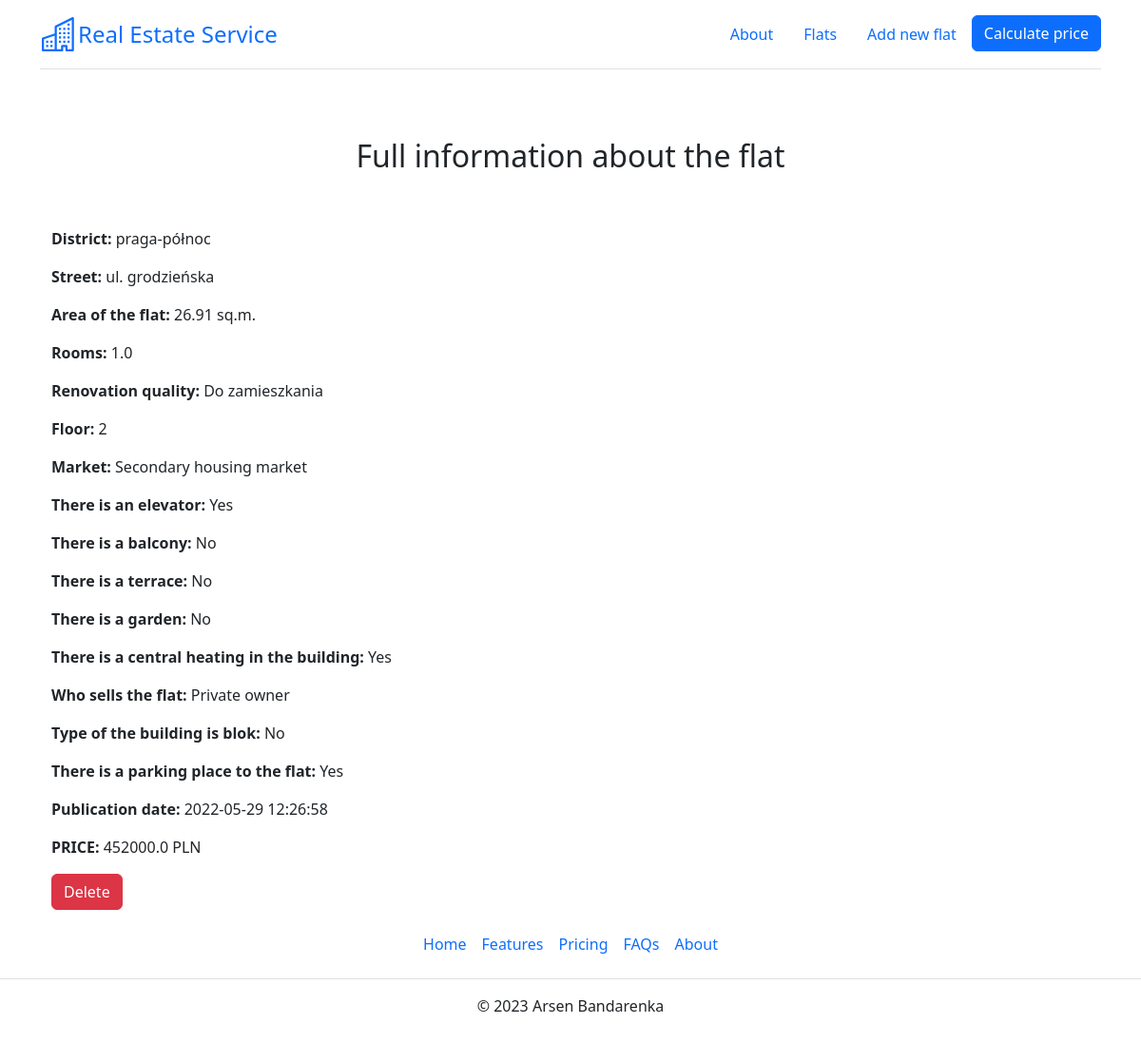
The page /flats/3 on the database as committed earlier.
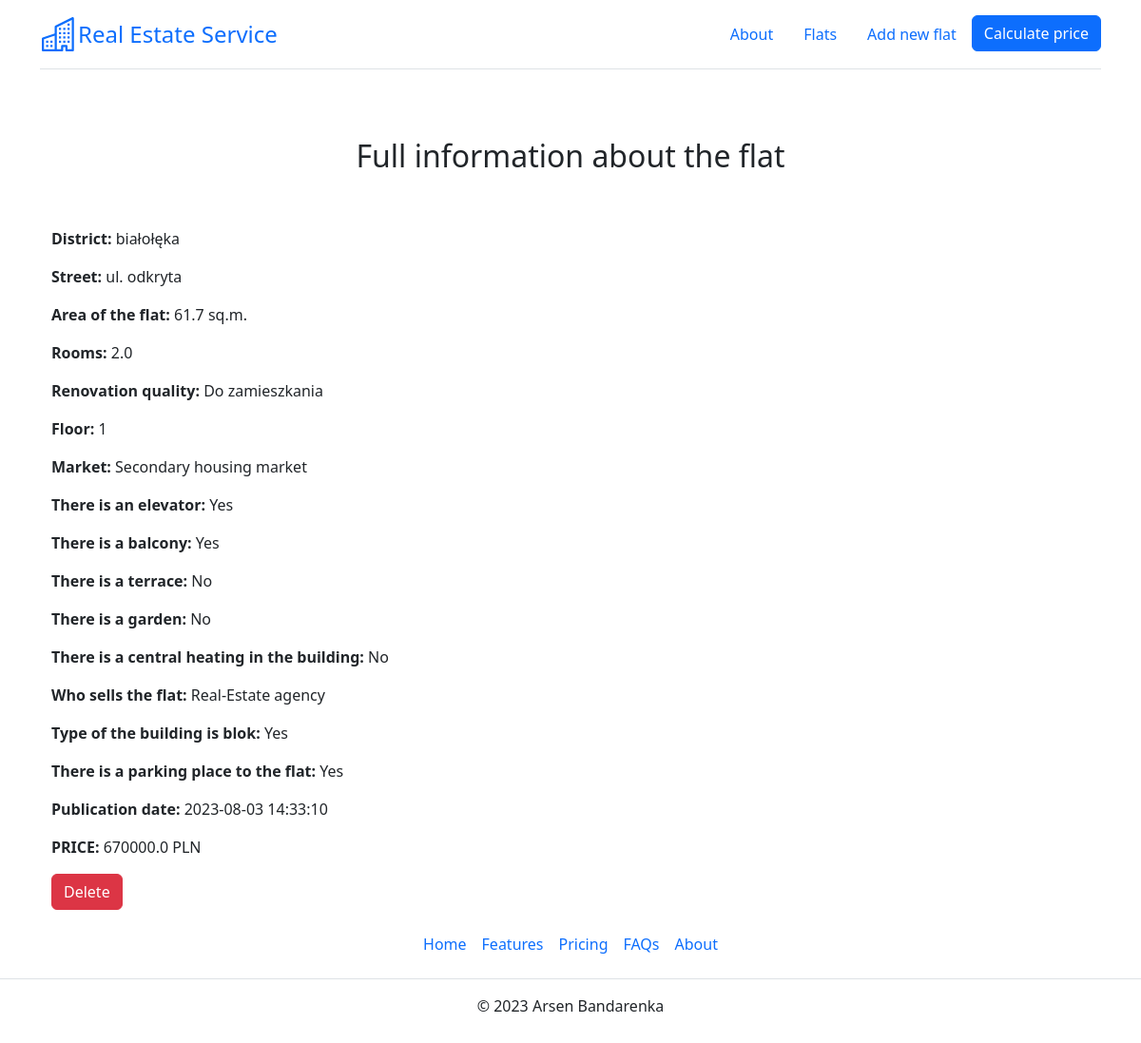
The same page on the database as committed later.
### app.py (models this page shows)
class Flat(db.Model):
    __tablename__ = "flats_load"
    __table_args__ = {'extend_existing': True}
    id = db.Column(db.Integer, primary_key=True, unique=True)
    district = db.Column(db.Text)
    street = db.Column(db.Text)
    price = db.Column(db.Float)
    area = db.Column(db.Float)
    rooms = db.Column(db.Integer)
    renovation = db.Column(db.Integer)
    floor = db.Column(db.Integer)
    market = db.Column(db.Integer)
    elevator = db.Column(db.Integer)
    balcony = db.Column(db.Integer)
    terrace = db.Column(db.Integer)
    garden = db.Column(db.Integer)
    central_heating = db.Column(db.Integer)
    seller = db.Column(db.Integer)
    blok = db.Column(db.Integer)
    parking = db.Column(db.Integer)
    publication_date = db.Column(db.DateTime, default=datetime.datetime.now())

### app.py (the view)
@app.route('/flats/<flat_id>')
def flat_detail(flat_id):
    flat = db.session.execute(db.select(Flat).where(Flat.id == flat_id)).one()[0]
    return render_template('flat_info.html', flat=flat, renovation_dict=renovation_dict, floor_dict=floor_dict,
                           market_dict=market_dict, binary_dict=binary_dict, seller_dict=seller_dict)

### templates/flat_info.html (shortened to what this page needs)
{% extends 'base.html' %}
{% block text_center %}<h2>Full information about the flat</h2>{% endblock %}
{% block body %}
<div class="container">
    <p><strong>District:</strong> {{flat.district}}</p>
    <p><strong>Street:</strong> {{flat.street}}</p>
    <p><strong>Area of the flat:</strong> {{flat.area}} sq.m.</p>
    <p><strong>Rooms:</strong> {{flat.rooms}}</p>
    <p><strong>Renovation quality:</strong> {{renovation_dict[flat.renovation]}}</p>
    <p><strong>Floor:</strong> {{flat.floor}}</p>
    <p><strong>Market:</strong> {{market_dict[flat.market]}}</p>
    <p><strong>There is an elevator:</strong> {{binary_dict[flat.elevator]}}</p>
    <p><strong>There is a balcony:</strong> {{binary_dict[flat.balcony]}}</p>
    <p><strong>There is a terrace:</strong> {{binary_dict[flat.terrace]}}</p>
    <p><strong>There is a garden:</strong> {{binary_dict[flat.garden]}}</p>
    <p><strong>There is a central heating in the building:</strong> {{binary_dict[flat.central_heating]}}</p>
    <p><strong>Who sells the flat:</strong> {{seller_dict[flat.seller]}}</p>
    <p><strong>Type of the building is blok:</strong> {{binary_dict[flat.blok]}}</p>
    <p><strong>There is a parking place to the flat:</strong> {{binary_dict[flat.parking]}}</p>
    <p><strong>Publication date:</strong> {{flat.publication_date}}</p>
    <p><strong>PRICE:</strong> {{ flat.price }} PLN</p>
    <button class="btn btn-danger">Delete</button>
</div>
{% endblock %}

### templates/base.html (shortened to what this page needs)
<!DOCTYPE html>
<html lang="en">
<head>
    <link rel="stylesheet" href="https://cdn.jsdelivr.net/npm/bootstrap@5.2.3/dist/css/bootstrap.min.css">
</head>
<body class="d-flex flex-column min-vh-100">
<div class="container">
    <header class="d-flex flex-wrap justify-content-center py-3 mb-4 border-bottom">
        <a href="/" class="d-flex align-items-center link-body-emphasis text-decoration-none">
            <span class="fs-4">Real Estate Service</span>
        </a>
        <nav class="d-inline-flex mt-2 mt-md-0 ms-md-auto">
            <ul class="nav nav-pills">
                <li class="nav-item">
                    <a href="/about" class="nav-link" aria-current="page">About</a>
                </li>
                <li class="nav-item">
                    <a href="/flats" class="nav-link">Flats</a>
                </li>
                <li class="nav-item">
                    <a href="/add_flat" class="nav-link">Add new flat</a>
                </li>
                <li class="nav-item">
                    <a href="/predict_price" class="btn btn-primary">Calculate price</a>
                </li>
            </ul>
        </nav>
    </header>
</div>
<div class="py-5 text-center">
    {% block text_center %}{% endblock %}
  </div>
<div class="container">
  {% block body %}{% endblock %}
</div>
<footer class="py-3 my-4 mt-auto">
    <ul class="nav justify-content-center border-bottom pb-3 mb-3">
      <li class="nav-item"><a href="/" class="nav-link px-2 text-body-secondary">Home</a></li>
      <li class="nav-item"><a href="#" class="nav-link px-2 text-body-secondary">Features</a></li>
      <li class="nav-item"><a href="#" class="nav-link px-2 text-body-secondary">Pricing</a></li>
      <li class="nav-item"><a href="#" class="nav-link px-2 text-body-secondary">FAQs</a></li>
      <li class="nav-item"><a href="#" class="nav-link px-2 text-body-secondary">About</a></li>
    </ul>
    <p class="text-center text-body-secondary">© 2023 Arsen Bandarenka</p>
</footer>
</body>
</html>

Rows that differ between the two databases and show on the page:
changed Flat: district "praga-północ" → "białołęka"; street "ul. grodzieńska" → "ul. odkryta"
Other text that changed with them:
{{ flat.area }}: "26.91" → "61.7"
{{ flat.rooms }}: "1.0" → "2.0"
{{ flat.floor }}: "2" → "1"
{{ binary_dict[flat.balcony] }}: "No" → "Yes"
{{ binary_dict[flat.central_heating] }}: "Yes" → "No"
{{ seller_dict[flat.seller] }}: "Private owner" → "Real-Estate agency"
{{ binary_dict[flat.blok] }}: "No" → "Yes"
{{ flat.publication_date }}: "2022-05-29 12:26:58" → "2023-08-03 14:33:10"
{{ flat.price }}: "452000.0" → "670000.0"
